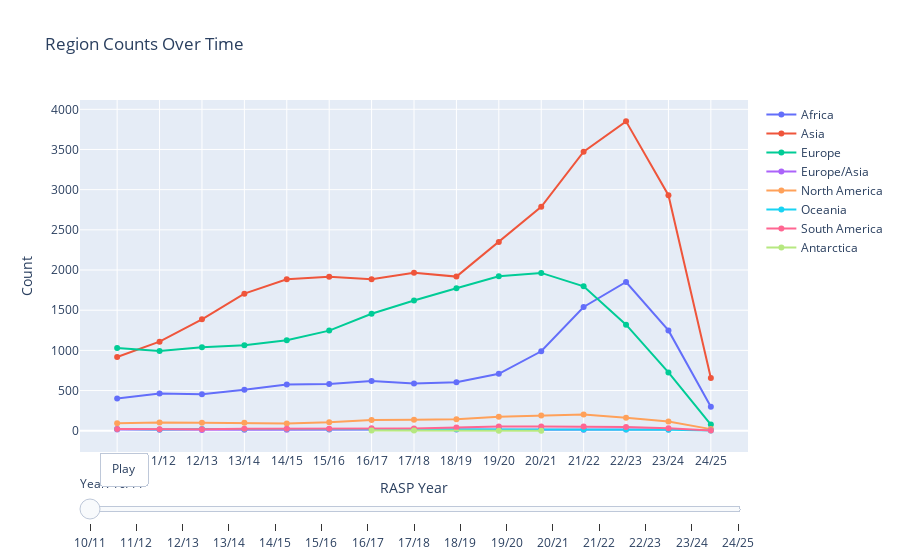

The notebook cell this image was saved under:
### Code cell
import pandas as pd
import plotly.express as px
import plotly.graph_objects as go

# Data preparation
df = international_region_counts.copy()
df = df.drop_duplicates()
years = sorted(df['RASP Year'].unique())

# Create figure
fig = go.Figure()

# Add traces for each region
for region in df['Region'].unique():
    region_data = df[df['Region'] == region]
    fig.add_trace(
        go.Scatter(
            x=region_data['RASP Year'],
            y=region_data['Count'],
            name=region,
            mode='lines+markers',
            visible=True
        )
    )

# Create frames for animation
frames = []
for year in years:
    frame_data = []
    for region in df['Region'].unique():
        region_data = df[df['Region'] == region]
        region_data = region_data[region_data['RASP Year'] <= year]
        
        frame_data.append(
            go.Scatter(
                x=region_data['RASP Year'],
                y=region_data['Count'],
                mode='lines+markers',
                name=region
            )
        )
    frames.append(go.Frame(data=frame_data, name=year))

# Update layout
fig.frames = frames
fig.update_layout(
    title='Region Counts Over Time',
    xaxis_title='RASP Year',
    yaxis_title='Count',
    showlegend=True,
    updatemenus=[{
        'type': 'buttons',
        'showactive': False,
        'x': 0.1,
        'y': 0,
        'buttons': [{
            'label': 'Play',
            'method': 'animate',
            'args': [None, {
                'frame': {'duration': 1000, 'redraw': True},
                'fromcurrent': True,
                'transition': {'duration': 500},
                'mode': 'immediate'
            }]
        }]
    }],
    sliders=[{
        'currentvalue': {'prefix': 'Year: '},
        'steps': [{'args': [[year], {'frame': {'duration': 0, 'redraw': True},
                                    'mode': 'immediate'}],
                   'label': year,
                   'method': 'animate'} for year in years]
    }]
)

fig.show()

### Figure 1 — Plotly figure (JSON) as saved in the notebook; plotly's stock layout.template omitted (floating-point values rounded to 4 significant figures)
{"data": [{"mode": "lines+markers", "name": "Africa", "type": "scatter", "visible": true, "x": ["10/11", "11/12", "12/13", "13/14", "14/15", "15/16", "16/17", "17/18", "18/19", "19/20", "20/21", "21/22", "22/23", "23/24", "24/25"], "y": [400, 463, 454, 509, 576, 580, 620, 589, 603, 708, 989, 1540, 1851, 1248, 299]}, {"mode": "lines+markers", "name": "Asia", "type": "scatter", "visible": true, "x": ["10/11", "11/12", "12/13", "13/14", "14/15", "15/16", "16/17", "17/18", "18/19", "19/20", "20/21", "21/22", "22/23", "23/24", "24/25"], "y": [917, 1108, 1387, 1706, 1885, 1916, 1885, 1967, 1918, 2348, 2787, 3472, 3850, 2931, 655]}, {"mode": "lines+markers", "name": "Europe", "type": "scatter", "visible": true, "x": ["10/11", "11/12", "12/13", "13/14", "14/15", "15/16", "16/17", "17/18", "18/19", "19/20", "20/21", "21/22", "22/23", "23/24", "24/25"], "y": [1030, 992, 1040, 1064, 1125, 1246, 1456, 1621, 1774, 1921, 1964, 1797, 1320, 726, 76]}, {"mode": "lines+markers", "name": "Europe/Asia", "type": "scatter", "visible": true, "x": ["10/11", "11/12", "12/13", "13/14", "14/15", "15/16", "16/17", "17/18", "18/19", "19/20", "20/21", "21/22", "22/23", "23/24"], "y": [15, 11, 9, 11, 13, 15, 15, 16, 15, 13, 11, 13, 14, 14]}, {"mode": "lines+markers", "name": "North America", "type": "scatter", "visible": true, "x": ["10/11", "11/12", "12/13", "13/14", "14/15", "15/16", "16/17", "17/18", "18/19", "19/20", "20/21", "21/22", "22/23", "23/24", "24/25"], "y": [94, 103, 100, 98, 91, 105, 134, 138, 142, 175, 189, 202, 163, 114, 20]}, {"mode": "lines+markers", "name": "Oceania", "type": "scatter", "visible": true, "x": ["10/11", "11/12", "12/13", "13/14", "14/15", "15/16", "16/17", "17/18", "18/19", "19/20", "20/21", "21/22", "22/23", "23/24", "24/25"], "y": [22, 14, 20, 19, 20, 19, 18, 16, 17, 20, 20, 14, 14, 11, 3]}, {"mode": "lines+markers", "name": "South America", "type": "scatter", "visible": true, "x": ["10/11", "11/12", "12/13", "13/14", "14/15", "15/16", "16/17", "17/18", "18/19", "19/20", "20/21", "21/22", "22/23", "23/24", "24/25"], "y": [20, 18, 17, 25, 25, 25, 30, 29, 40, 52, 54, 52, 46, 32, 3]}, {"mode": "lines+markers", "name": "Antarctica", "type": "scatter", "visible": true, "x": ["16/17", "17/18", "19/20", "20/21"], "y": [2, 2, 1, 1]}], "layout": {"showlegend": true, "sliders": [{"currentvalue": {"prefix": "Year: "}, "steps": [{"args": [["10/11"], {"frame": {"duration": 0, "redraw": true}, "mode": "immediate"}], "label": "10/11", "method": "animate"}, {"args": [["11/12"], {"frame": {"duration": 0, "redraw": true}, "mode": "immediate"}], "label": "11/12", "method": "animate"}, {"args": [["12/13"], {"frame": {"duration": 0, "redraw": true}, "mode": "immediate"}], "label": "12/13", "method": "animate"}, {"args": [["13/14"], {"frame": {"duration": 0, "redraw": true}, "mode": "immediate"}], "label": "13/14", "method": "animate"}, {"args": [["14/15"], {"frame": {"duration": 0, "redraw": true}, "mode": "immediate"}], "label": "14/15", "method": "animate"}, {"args": [["15/16"], {"frame": {"duration": 0, "redraw": true}, "mode": "immediate"}], "label": "15/16", "method": "animate"}, {"args": [["16/17"], {"frame": {"duration": 0, "redraw": true}, "mode": "immediate"}], "label": "16/17", "method": "animate"}, {"args": [["17/18"], {"frame": {"duration": 0, "redraw": true}, "mode": "immediate"}], "label": "17/18", "method": "animate"}, {"args": [["18/19"], {"frame": {"duration": 0, "redraw": true}, "mode": "immediate"}], "label": "18/19", "method": "animate"}, {"args": [["19/20"], {"frame": {"duration": 0, "redraw": true}, "mode": "immediate"}], "label": "19/20", "method": "animate"}, {"args": [["20/21"], {"frame": {"duration": 0, "redraw": true}, "mode": "immediate"}], "label": "20/21", "method": "animate"}, {"args": [["21/22"], {"frame": {"duration": 0, "redraw": true}, "mode": "immediate"}], "label": "21/22", "method": "animate"}, {"args": [["22/23"], {"frame": {"duration": 0, "redraw": true}, "mode": "immediate"}], "label": "22/23", "method": "animate"}, {"args": [["23/24"], {"frame": {"duration": 0, "redraw": true}, "mode": "immediate"}], "label": "23/24", "method": "animate"}, {"args": [["24/25"], {"frame": {"duration": 0, "redraw": true}, "mode": "immediate"}], "label": "24/25", "method": "animate"}]}], "title": {"text": "Region Counts Over Time"}, "updatemenus": [{"buttons": [{"args": [null, {"frame": {"duration": 1000, "redraw": true}, "fromcurrent": true, "mode": "immediate", "transition": {"duration": 500}}], "label": "Play", "method": "animate"}], "showactive": false, "type": "buttons", "x": 0.1, "y": 0}], "xaxis": {"title": {"text": "RASP Year"}}, "yaxis": {"title": {"text": "Count"}}}}
